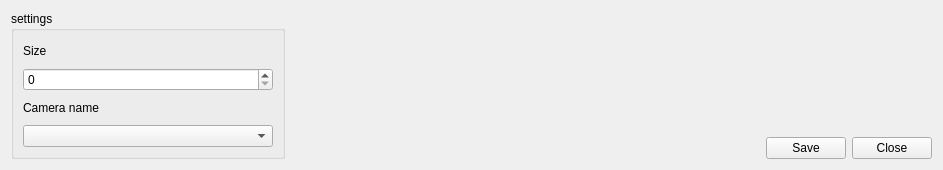
<?xml version="1.0" encoding="UTF-8"?>
<ui version="4.0">
 <class>Form</class>
 <widget class="QWidget" name="Form">
  <property name="geometry">
   <rect>
    <x>0</x>
    <y>0</y>
    <width>943</width>
    <height>170</height>
   </rect>
  </property>
  <property name="sizePolicy">
   <sizepolicy hsizetype="Preferred" vsizetype="Minimum">
    <horstretch>0</horstretch>
    <verstretch>0</verstretch>
   </sizepolicy>
  </property>
  <property name="windowTitle">
   <string>Form</string>
  </property>
  <layout class="QVBoxLayout" name="verticalLayout_4">
   <item>
    <layout class="QHBoxLayout" name="horizontalLayout_2">
     <item>
      <widget class="QGroupBox" name="groupBox">
       <property name="title">
        <string>settings</string>
       </property>
       <layout class="QVBoxLayout" name="verticalLayout_3">
        <item>
         <layout class="QVBoxLayout" name="verticalLayout">
          <item>
           <widget class="QLabel" name="label">
            <property name="text">
             <string>Size</string>
            </property>
           </widget>
          </item>
          <item>
           <widget class="QSpinBox" name="spinBox">
            <property name="maximum">
             <number>10000</number>
            </property>
           </widget>
          </item>
         </layout>
        </item>
        <item>
         <layout class="QVBoxLayout" name="verticalLayout_2">
          <item>
           <widget class="QLabel" name="label_2">
            <property name="text">
             <string>Camera name</string>
            </property>
           </widget>
          </item>
          <item>
           <widget class="QComboBox" name="comboBox">
            <property name="minimumSize">
             <size>
              <width>250</width>
              <height>0</height>
             </size>
            </property>
           </widget>
          </item>
         </layout>
        </item>
       </layout>
      </widget>
     </item>
     <item>
      <spacer name="horizontalSpacer">
       <property name="orientation">
        <enum>Qt::Horizontal</enum>
       </property>
       <property name="sizeHint" stdset="0">
        <size>
         <width>40</width>
         <height>20</height>
        </size>
       </property>
      </spacer>
     </item>
     <item>
      <layout class="QVBoxLayout" name="verticalLayout_5">
       <item>
        <spacer name="verticalSpacer">
         <property name="orientation">
          <enum>Qt::Vertical</enum>
         </property>
         <property name="sizeHint" stdset="0">
          <size>
           <width>20</width>
           <height>40</height>
          </size>
         </property>
        </spacer>
       </item>
       <item>
        <layout class="QHBoxLayout" name="horizontalLayout">
         <item>
          <widget class="QPushButton" name="pushButton">
           <property name="text">
            <string>Save</string>
           </property>
          </widget>
         </item>
         <item>
          <widget class="QPushButton" name="pushButton_2">
           <property name="text">
            <string>Close</string>
           </property>
          </widget>
         </item>
        </layout>
       </item>
      </layout>
     </item>
    </layout>
   </item>
  </layout>
 </widget>
 <resources/>
 <connections/>
</ui>
